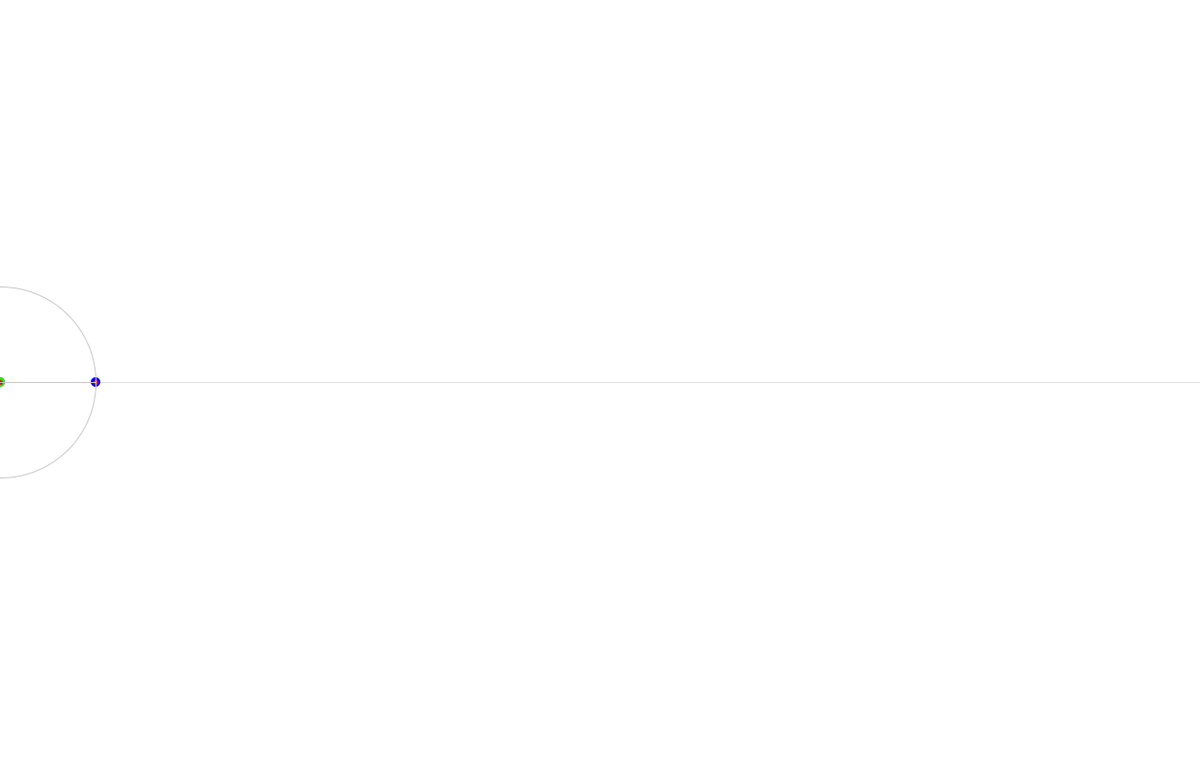
Frame 1 (no input)
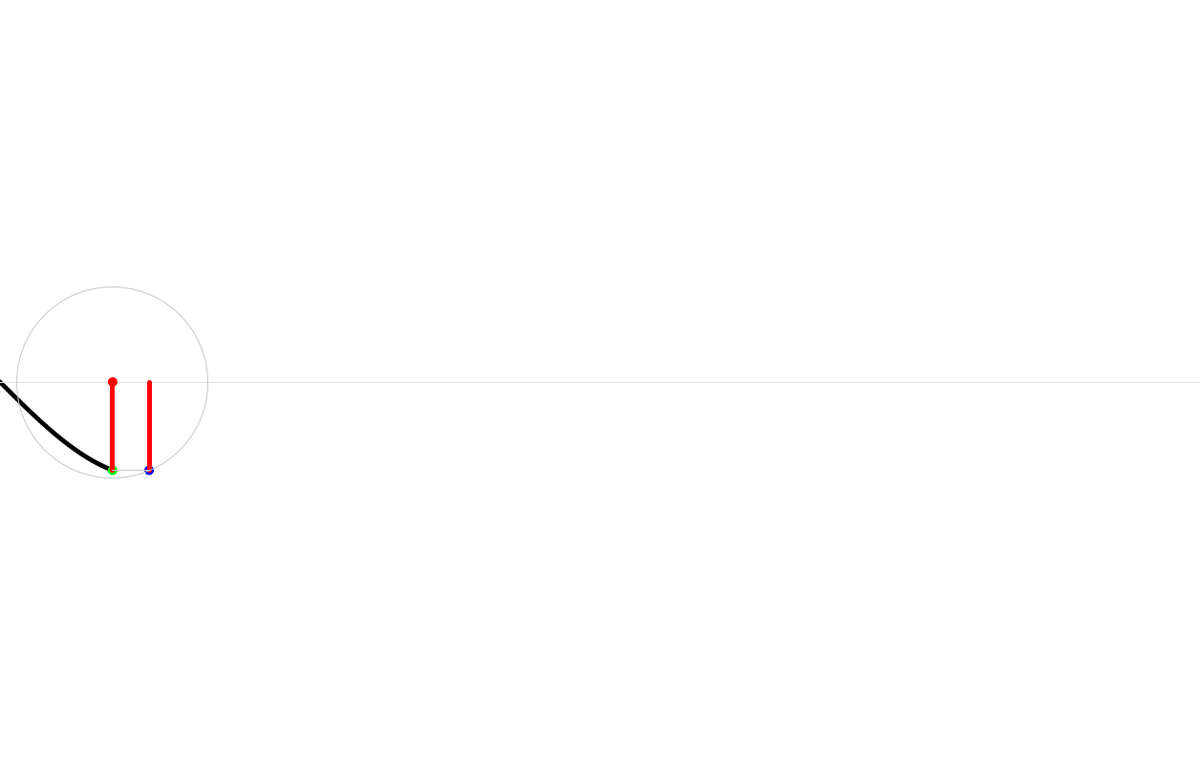
Frame 60 (the mouse pressed at the canvas centre just before this capture)
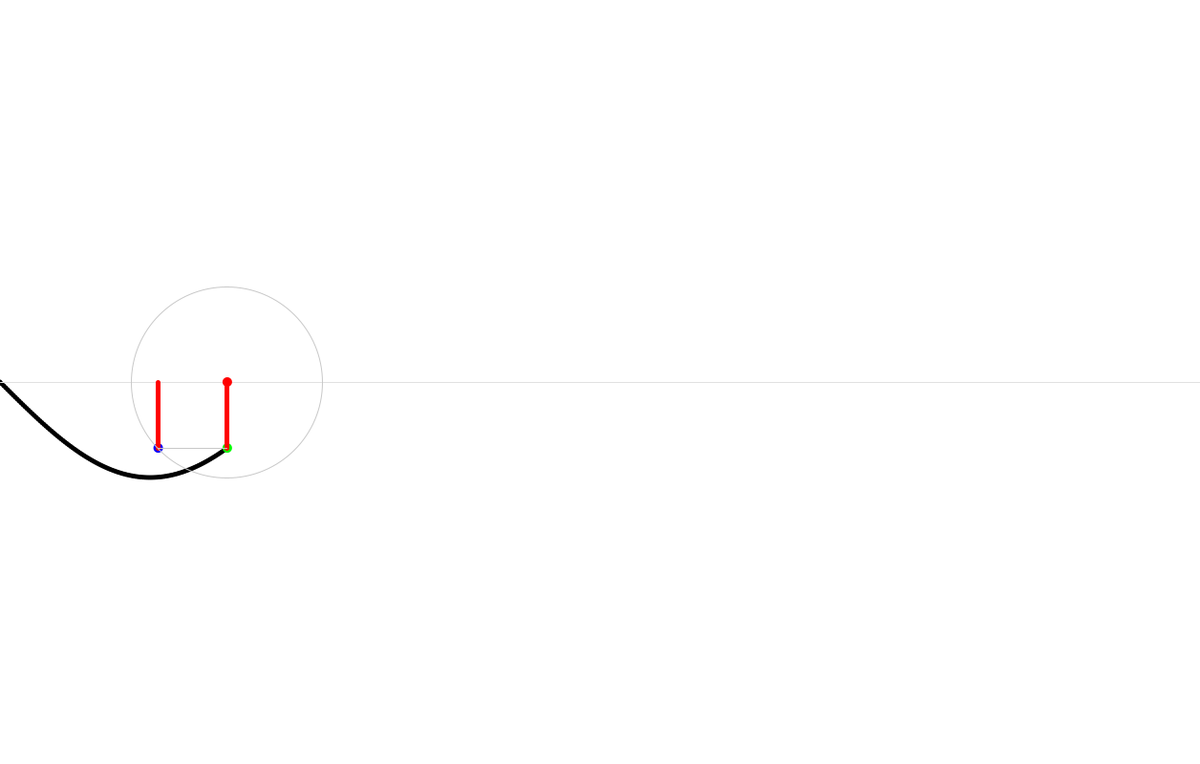
Frame 120 (the mouse held since frame 60 and released just before this capture)

The Processing sketch that drew these frames (run headless with seeded random() and noise(); from frame 60 on, the mouse is pressed at the canvas centre):

// Processing sketch: sine_wave
// ── sine_wave.pde
/*
* Animation demonstrating the relationship between a sin wave
* and the changing height of moving around the circumference of a circle
*/


PVector circle, speed;
float d, r, theta, tSpeed;

void setup() {
  size(1256, 800);
  circle = new PVector(0, height/2);
  speed = new PVector((width/TWO_PI)*.01, 0);
  d = 200;
  r = d/2;
  
  // Fit the speed to the width of the window
  // Make sure a complete sine-wave is drawn
  tSpeed = (width/TWO_PI)*.0001;
}

void draw() {
  background(255);

  noStroke();
  fill(0);
  
  // Draw all the points until the current "theta"
  for (float t = 0; t < theta; t+=abs(tSpeed)) {
    ellipse(t*100, circle.y + r*sin(t), 5, 5);
    //ellipse(t*100, circle.y + r*cos(t), 5, 5);
}

  stroke(225);
  line(0, circle.y, width, circle.y);
  
  // Calculate position of dot going around the circumference of the circle  
  PVector circum = new PVector(circle.x + r*cos(theta), circle.y + r*sin(theta));

  noStroke();
  // Red Center of Circle
  fill(255, 0, 0);
  ellipse(circle.x, circle.y, 10, 10);

  // Green Y-Position Dot
  fill(0, 255, 0);
  ellipse(circle.x, circum.y, 10, 10);


  // Blue Circumference Dot
  fill(0, 0, 255);
  ellipse(circum.x, circum.y, 10, 10);

  stroke(255, 0, 0);
  strokeWeight(5);
  //Height line
  line(circle.x, circle.y, circle.x, circum.y);

  //Vertical height Line
  line(circum.x, circum.y, circum.x, circle.y);

  strokeWeight(1);
  stroke(200);
  //Horizontal height line
  line(circum.x, circum.y, circle.x, circum.y);

  noFill();
  stroke(200);
  ellipse(circle.x, circle.y, d, d);

  // Bounce back and forth
  if (circle.x > width || circle.x < 0) {
    speed.mult(-1);
    tSpeed *= -1;
  }
  
  //Move the circle
  circle.add(speed);
  
  //Move forward through the degrees of the circle for the sin and cos calculations
  theta += tSpeed;
}
